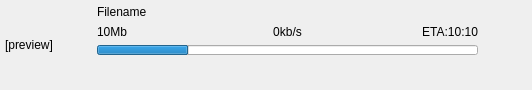
<?xml version="1.0" encoding="UTF-8"?>
<ui version="4.0">
 <class>FileTransferWidget</class>
 <widget class="QWidget" name="FileTransferWidget">
  <property name="geometry">
   <rect>
    <x>0</x>
    <y>0</y>
    <width>532</width>
    <height>90</height>
   </rect>
  </property>
  <property name="windowTitle">
   <string>Form</string>
  </property>
  <layout class="QHBoxLayout" name="mainHorizontalLayout">
   <property name="spacing">
    <number>0</number>
   </property>
   <property name="leftMargin">
    <number>0</number>
   </property>
   <property name="topMargin">
    <number>0</number>
   </property>
   <property name="rightMargin">
    <number>0</number>
   </property>
   <property name="bottomMargin">
    <number>0</number>
   </property>
   <item>
    <widget class="QFrame" name="frame_3">
     <property name="sizePolicy">
      <sizepolicy hsizetype="Preferred" vsizetype="Preferred">
       <horstretch>0</horstretch>
       <verstretch>0</verstretch>
      </sizepolicy>
     </property>
     <property name="styleSheet">
      <string notr="true"/>
     </property>
     <property name="frameShape">
      <enum>QFrame::NoFrame</enum>
     </property>
     <property name="frameShadow">
      <enum>QFrame::Plain</enum>
     </property>
     <property name="lineWidth">
      <number>0</number>
     </property>
     <layout class="QHBoxLayout" name="horizontalLayout_2">
      <property name="spacing">
       <number>6</number>
      </property>
      <property name="leftMargin">
       <number>5</number>
      </property>
      <property name="topMargin">
       <number>5</number>
      </property>
      <property name="rightMargin">
       <number>2</number>
      </property>
      <property name="bottomMargin">
       <number>5</number>
      </property>
      <item>
       <widget class="QLabel" name="previewLabel">
        <property name="minimumSize">
         <size>
          <width>80</width>
          <height>0</height>
         </size>
        </property>
        <property name="maximumSize">
         <size>
          <width>80</width>
          <height>16777215</height>
         </size>
        </property>
        <property name="text">
         <string>[preview]</string>
        </property>
       </widget>
      </item>
      <item>
       <layout class="QVBoxLayout" name="verticalLayout_2" stretch="0,0,0,0">
        <property name="leftMargin">
         <number>6</number>
        </property>
        <property name="topMargin">
         <number>0</number>
        </property>
        <property name="rightMargin">
         <number>6</number>
        </property>
        <property name="bottomMargin">
         <number>0</number>
        </property>
        <item>
         <widget class="CroppingLabel" name="filenameLabel">
          <property name="sizePolicy">
           <sizepolicy hsizetype="Expanding" vsizetype="Preferred">
            <horstretch>0</horstretch>
            <verstretch>0</verstretch>
           </sizepolicy>
          </property>
          <property name="text">
           <string>Filename</string>
          </property>
         </widget>
        </item>
        <item>
         <widget class="QWidget" name="statusWidget" native="true">
          <layout class="QHBoxLayout" name="_2">
           <property name="spacing">
            <number>0</number>
           </property>
           <property name="leftMargin">
            <number>0</number>
           </property>
           <property name="topMargin">
            <number>0</number>
           </property>
           <property name="rightMargin">
            <number>0</number>
           </property>
           <property name="bottomMargin">
            <number>0</number>
           </property>
           <item>
            <widget class="QLabel" name="fileSizeLabel">
             <property name="sizePolicy">
              <sizepolicy hsizetype="Expanding" vsizetype="Preferred">
               <horstretch>0</horstretch>
               <verstretch>0</verstretch>
              </sizepolicy>
             </property>
             <property name="text">
              <string>10Mb</string>
             </property>
             <property name="alignment">
              <set>Qt::AlignLeading|Qt::AlignLeft|Qt::AlignVCenter</set>
             </property>
            </widget>
           </item>
           <item>
            <widget class="QLabel" name="progressLabel">
             <property name="sizePolicy">
              <sizepolicy hsizetype="Expanding" vsizetype="Preferred">
               <horstretch>0</horstretch>
               <verstretch>0</verstretch>
              </sizepolicy>
             </property>
             <property name="text">
              <string>0kb/s</string>
             </property>
             <property name="alignment">
              <set>Qt::AlignCenter</set>
             </property>
            </widget>
           </item>
           <item>
            <widget class="QLabel" name="etaLabel">
             <property name="sizePolicy">
              <sizepolicy hsizetype="Expanding" vsizetype="Preferred">
               <horstretch>0</horstretch>
               <verstretch>0</verstretch>
              </sizepolicy>
             </property>
             <property name="text">
              <string>ETA:10:10</string>
             </property>
             <property name="alignment">
              <set>Qt::AlignRight|Qt::AlignTrailing|Qt::AlignVCenter</set>
             </property>
            </widget>
           </item>
          </layout>
         </widget>
        </item>
        <item>
         <widget class="QProgressBar" name="progressBar">
          <property name="maximumSize">
           <size>
            <width>16777215</width>
            <height>10</height>
           </size>
          </property>
          <property name="styleSheet">
           <string notr="true"/>
          </property>
          <property name="value">
           <number>24</number>
          </property>
          <property name="orientation">
           <enum>Qt::Horizontal</enum>
          </property>
          <property name="invertedAppearance">
           <bool>false</bool>
          </property>
          <property name="format">
           <string/>
          </property>
         </widget>
        </item>
        <item>
         <spacer name="verticalSpacer_2">
          <property name="orientation">
           <enum>Qt::Vertical</enum>
          </property>
          <property name="sizeHint" stdset="0">
           <size>
            <width>20</width>
            <height>40</height>
           </size>
          </property>
         </spacer>
        </item>
       </layout>
      </item>
      <item>
       <widget class="QWidget" name="buttonWidget" native="true">
        <layout class="QVBoxLayout" name="verticalLayout">
         <property name="spacing">
          <number>0</number>
         </property>
         <property name="leftMargin">
          <number>0</number>
         </property>
         <property name="topMargin">
          <number>0</number>
         </property>
         <property name="rightMargin">
          <number>0</number>
         </property>
         <property name="bottomMargin">
          <number>0</number>
         </property>
         <item>
          <widget class="QPushButton" name="topButton">
           <property name="sizePolicy">
            <sizepolicy hsizetype="Minimum" vsizetype="Fixed">
             <horstretch>0</horstretch>
             <verstretch>0</verstretch>
            </sizepolicy>
           </property>
           <property name="text">
            <string/>
           </property>
           <property name="iconSize">
            <size>
             <width>25</width>
             <height>28</height>
            </size>
           </property>
           <property name="flat">
            <bool>true</bool>
           </property>
          </widget>
         </item>
         <item>
          <spacer name="verticalSpacer">
           <property name="orientation">
            <enum>Qt::Vertical</enum>
           </property>
           <property name="sizeHint" stdset="0">
            <size>
             <width>20</width>
             <height>92</height>
            </size>
           </property>
          </spacer>
         </item>
         <item>
          <widget class="QPushButton" name="bottomButton">
           <property name="sizePolicy">
            <sizepolicy hsizetype="Minimum" vsizetype="Fixed">
             <horstretch>0</horstretch>
             <verstretch>0</verstretch>
            </sizepolicy>
           </property>
           <property name="text">
            <string/>
           </property>
           <property name="iconSize">
            <size>
             <width>25</width>
             <height>28</height>
            </size>
           </property>
           <property name="flat">
            <bool>true</bool>
           </property>
          </widget>
         </item>
        </layout>
       </widget>
      </item>
     </layout>
    </widget>
   </item>
  </layout>
 </widget>
 <customwidgets>
  <customwidget>
   <class>CroppingLabel</class>
   <extends>QLabel</extends>
   <header>src/widget/croppinglabel.h</header>
  </customwidget>
 </customwidgets>
 <resources/>
 <connections/>
</ui>
